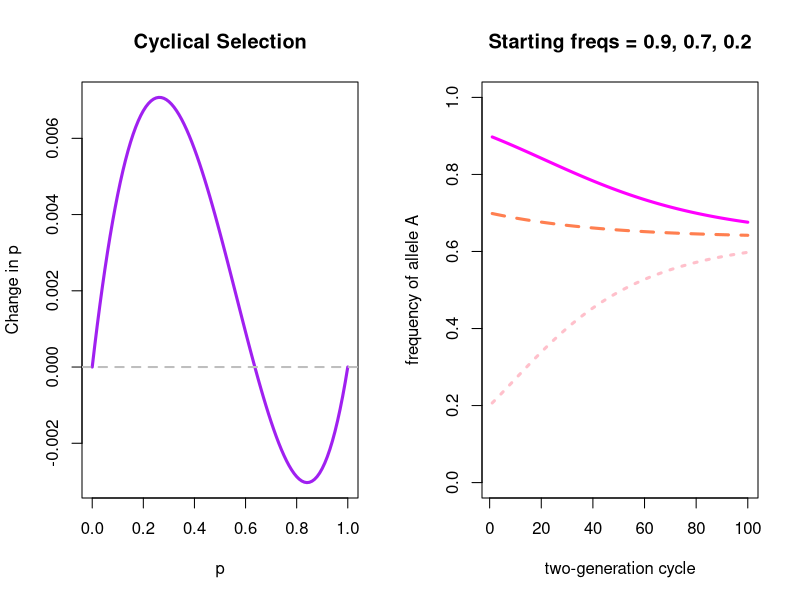

Write R code to recreate this figure.
##This is the Hoekstra 1975 model of course-grained cyclical selection
##As per normal, we've got a di-allelic locus with alleles a and A.
##A diploid species with this locus lives in a fluctating two-seasonal evironment, such that alternating generations are exposed to season 1 and season 2

#initialize allele frequencies
#p1 <- 0.2 #freq of allele A. anything will do
#q1 <- 1-p1 #freq of allele a

#frequencies of the genotypes are according to Hardy Weinberg
#fAA1 <- p1^2
#fAa1 <- 2*p1*q1
#faa1 <- q1^2

#The fitnesses of genotypes in season 1:
wAA1 <- 0.8 ##fitness of AA genotype in season 1
wAa1 <- 1.0 ##fitness of Aa genotype in season 1
waa1 <- 1.05 ##fitness of aa genotype is season 1

#The frequencies of genotypes after selection on generation 1 in season 1:
#w.bar1 <- fAA1*wAA1 + fAa1*wAa1 + faa1*waa1
#fAA1.prime <- (fAA1*wAA1)/w.bar1
#fAa1.prime <- (fAa1*wAa1)/w.bar1
#faa1.prime <- (faa1*waa1)/w.bar1
#These forms should start looking farmiliar

#OK. Now for generation 2 in season 2
#These are the starting frequencies of alleles in the new gamete pool
#p2 <- fAA1.prime + 0.5*fAa1.prime
#q2 <- 1 - p2
#And the new genotype freqs are:
#fAA2 <- p2^2
#fAa2 <- 2*p2*q2
#faa2 <- q2^2

#The fitnesses in season 2:
wAA2 <- 1.2
wAa2 <- 1.0
waa2 <- 0.9

#The frequencies of genotype after selection on generation 2 in season 2:
#w.bar2 <- fAA2*wAA2 + fAa2*wAa2 + faa2*waa2
#fAA2.prime <- (fAA2*wAA2)/w.bar2
#fAa2.prime <- (fAa2*wAa2)/w.bar2
#faa2.prime <- (faa2*waa2)/w.bar2

#Those are the pieces, let's put them together
###########################################################################
#Let's look to see how p changes as a function of p. 

#We need a function that will calculate the expected change in p after one
#two-genertation cycle of environmental fluctuation

cyclical.selection <- function(p1){
    #starting freqs
    q1 <- 1-p1
    fAA1 <- p1^2
    fAa1 <- 2*p1*q1
    faa1 <- q1^2
    
    #freqs after selection in generation 1 in season 1
    w.bar1 <- fAA1*wAA1 + fAa1*wAa1 + faa1*waa1
    fAA1.prime <- (fAA1*wAA1)/w.bar1
    fAa1.prime <- (fAa1*wAa1)/w.bar1
    faa1.prime <- (faa1*waa1)/w.bar1

    #Now for generation 2 in season 2
    #These are the starting frequencies of alleles in the new gamete pool
    p2 <- fAA1.prime + 0.5*fAa1.prime
    q2 <- 1 - p2
    #And the new genotype freqs are:
    fAA2 <- p2^2
    fAa2 <- 2*p2*q2
    faa2 <- q2^2
    #The frequencies of genotype after selection on generation 2 in season 2:
    w.bar2 <- fAA2*wAA2 + fAa2*wAa2 + faa2*waa2
    fAA2.prime <- (fAA2*wAA2)/w.bar2
    fAa2.prime <- (fAa2*wAa2)/w.bar2
    faa2.prime <- (faa2*waa2)/w.bar2
    #and the freq of A
    p3 <- fAA2.prime + 0.5*fAa2.prime
    delta <- p3 - p1
    return(delta)
}

fAs <- seq(0,1,0.01) #a range of freqs to look at
deltas <- numeric(length=length(fAs))
for (i in 1:length(fAs)){
    p <- fAs[i]
    d <- cyclical.selection(p)
    deltas[i] <- d
}

par(mfrow=c(1,2))
plot(deltas~fAs, type='l', lwd=3, col='purple', ylab='Change in p', xlab='p', main='Cyclical Selection')
abline(h=0, lty=2, col='gray', lwd=2)

#We saw this kind of plot first when we talked about competition selection. 
#Basically, every time the line crosses zero, that is an equlibrium point. 
#In other words,those are situations
#in the which p does not change. But there are two kinds of equilibria: stable and unstable.
#What are the equilibria? Which are stable? Which are unstable?
##################################################################################
#Next let's actually watch p change over several generations
#cook time
gens = 100 # set how many generations we want to simulate
p1 = 0.9 #set and initial frequency for p


##Now a function that will do 'gens' numbers of rounds of competition selection
evolve.it <- function(p1, gens){
    freqs <- vector(length=gens)
    for (i in 1:gens){
        delta <- cyclical.selection(p1)
        p.prime <- p1 + delta
        freqs[i] <- p.prime
        p1 <- p.prime
        }
    return(freqs)
    }
    
#plot the results
genX <- evolve.it(p1,gens)
gen <- seq(1,gens,1)
plot(gen, genX, type='l', col='magenta', lwd=3, xlab='two-generation cycle', ylab='frequency of allele A', main='Starting freqs = 0.9, 0.7, 0.2', ylim=c(0,1))
#Add a couple traces for different starting alleles freqs
p1 = 0.7
genY <- evolve.it(p1,gens)
lines(gen,genY,col='coral', lwd=3, lty=2)
p1 = 0.2
genY <- evolve.it(p1,gens)
lines(gen,genY,col='pink', lwd=3, lty=3)
